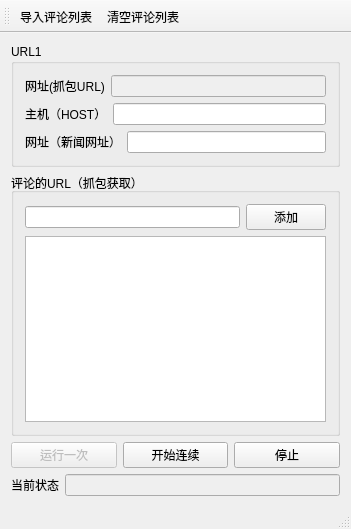
<?xml version="1.0" encoding="UTF-8"?>
<ui version="4.0">
 <class>auto_smzdmClass</class>
 <widget class="QMainWindow" name="auto_smzdmClass">
  <property name="geometry">
   <rect>
    <x>0</x>
    <y>0</y>
    <width>351</width>
    <height>529</height>
   </rect>
  </property>
  <property name="windowTitle">
   <string>网易</string>
  </property>
  <widget class="QWidget" name="centralWidget">
   <layout class="QGridLayout" name="gridLayout_3">
    <item row="0" column="0">
     <widget class="QGroupBox" name="groupBox">
      <property name="title">
       <string>URL1</string>
      </property>
      <layout class="QGridLayout" name="gridLayout">
       <item row="0" column="0">
        <layout class="QHBoxLayout" name="horizontalLayout_2">
         <item>
          <widget class="QLabel" name="label">
           <property name="text">
            <string>网址(抓包URL)</string>
           </property>
          </widget>
         </item>
         <item>
          <widget class="QLineEdit" name="lineEdit_URL1">
           <property name="enabled">
            <bool>false</bool>
           </property>
          </widget>
         </item>
        </layout>
       </item>
       <item row="1" column="0">
        <layout class="QHBoxLayout" name="horizontalLayout_3">
         <item>
          <widget class="QLabel" name="label_2">
           <property name="text">
            <string>主机（HOST）</string>
           </property>
          </widget>
         </item>
         <item>
          <widget class="QLineEdit" name="lineEdit_HOST1">
           <property name="text">
            <string/>
           </property>
          </widget>
         </item>
        </layout>
       </item>
       <item row="2" column="0">
        <layout class="QHBoxLayout" name="horizontalLayout_4">
         <item>
          <widget class="QLabel" name="label_3">
           <property name="text">
            <string>网址（新闻网址）</string>
           </property>
          </widget>
         </item>
         <item>
          <widget class="QLineEdit" name="lineEdit_REFERER1"/>
         </item>
        </layout>
       </item>
      </layout>
     </widget>
    </item>
    <item row="1" column="0">
     <widget class="QGroupBox" name="groupBox_2">
      <property name="sizePolicy">
       <sizepolicy hsizetype="Preferred" vsizetype="Preferred">
        <horstretch>3</horstretch>
        <verstretch>0</verstretch>
       </sizepolicy>
      </property>
      <property name="title">
       <string>评论的URL（抓包获取）</string>
      </property>
      <layout class="QGridLayout" name="gridLayout_2">
       <item row="0" column="0">
        <layout class="QHBoxLayout" name="horizontalLayout_7">
         <item>
          <widget class="QLineEdit" name="lineEdit_comment_id"/>
         </item>
         <item>
          <widget class="QPushButton" name="pushButton_add_comment_id">
           <property name="text">
            <string>添加</string>
           </property>
          </widget>
         </item>
        </layout>
       </item>
       <item row="1" column="0">
        <widget class="QListWidget" name="listWidget_comment_id">
         <property name="sizePolicy">
          <sizepolicy hsizetype="Expanding" vsizetype="Expanding">
           <horstretch>2</horstretch>
           <verstretch>0</verstretch>
          </sizepolicy>
         </property>
        </widget>
       </item>
      </layout>
     </widget>
    </item>
    <item row="2" column="0">
     <layout class="QHBoxLayout" name="horizontalLayout_5">
      <item>
       <widget class="QPushButton" name="pushButton_clickone">
        <property name="enabled">
         <bool>false</bool>
        </property>
        <property name="text">
         <string>运行一次</string>
        </property>
       </widget>
      </item>
      <item>
       <widget class="QPushButton" name="pushButton_start">
        <property name="text">
         <string>开始连续</string>
        </property>
       </widget>
      </item>
      <item>
       <widget class="QPushButton" name="pushButton_pause">
        <property name="text">
         <string>停止</string>
        </property>
       </widget>
      </item>
     </layout>
    </item>
    <item row="3" column="0">
     <layout class="QHBoxLayout" name="horizontalLayout">
      <item>
       <widget class="QLabel" name="label_1">
        <property name="text">
         <string>当前状态</string>
        </property>
       </widget>
      </item>
      <item>
       <widget class="QLineEdit" name="lineEdit_msg">
        <property name="enabled">
         <bool>false</bool>
        </property>
       </widget>
      </item>
     </layout>
    </item>
   </layout>
  </widget>
  <widget class="QMenuBar" name="menuBar">
   <property name="geometry">
    <rect>
     <x>0</x>
     <y>0</y>
     <width>351</width>
     <height>23</height>
    </rect>
   </property>
  </widget>
  <widget class="QToolBar" name="mainToolBar">
   <attribute name="toolBarArea">
    <enum>TopToolBarArea</enum>
   </attribute>
   <attribute name="toolBarBreak">
    <bool>false</bool>
   </attribute>
   <addaction name="action_import_commentid"/>
   <addaction name="action_clear_comments"/>
  </widget>
  <widget class="QStatusBar" name="statusBar"/>
  <action name="action_import_commentid">
   <property name="text">
    <string>导入评论列表</string>
   </property>
  </action>
  <action name="action_clear_comments">
   <property name="text">
    <string>清空评论列表</string>
   </property>
  </action>
 </widget>
 <layoutdefault spacing="6" margin="11"/>
 <resources>
  <include location="auto_smzdm.qrc"/>
 </resources>
 <connections/>
</ui>
